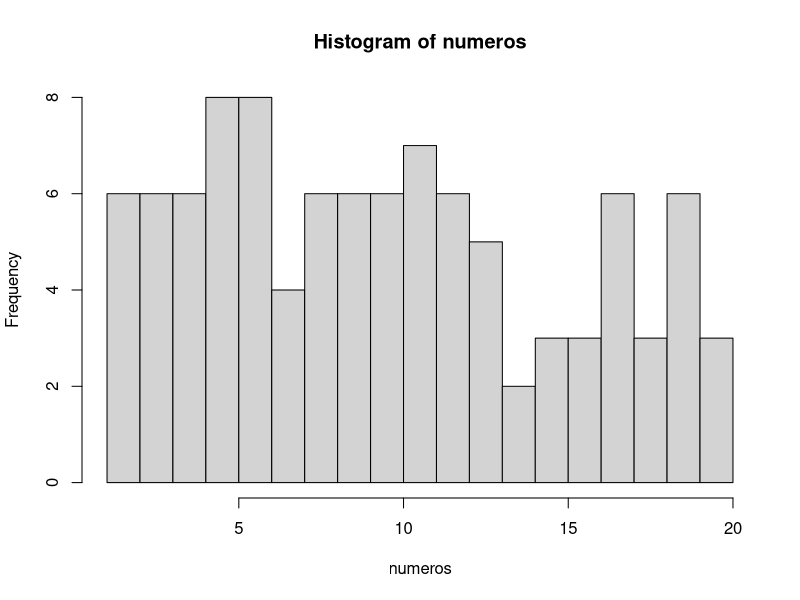

Here is the R script that generated this plot:
## ---- chunk 1
numeros <- sample(1:20, 100, TRUE)
numeros
## ---- chunk 2
mediana <- median(numeros)
mediana
## ---- chunk 3
media <- mean(numeros)
media
## ---- chunk 4
# El argumento breaks nos permite dividir en histograma en las partes que queramos
hist(numeros, breaks = 20)
## ---- chunk 5
tabla.frecuencias <- data.frame(table(numeros))
tabla.frecuencias
## ---- chunk 6
# Con la función seq, creamos una secuencia de 1 a 10 en intervalos de 0.1 en 0.1
secuencia <- seq(1, 10, 0.1)
muestra <- sample(secuencia, 100, TRUE)
muestra
## ---- chunk 7
# Aquí el cálculo de la mediana 
mediana.muestra <-median(muestra)
mediana.muestra
## ---- chunk 8
# Aquí el cálculo de la media
media.muestra <- mean(muestra)
media.muestra
## ---- chunk 9
# Aquí el cálculo de la moda
moda.muestra <- data.frame(table(muestra))
moda.muestra
